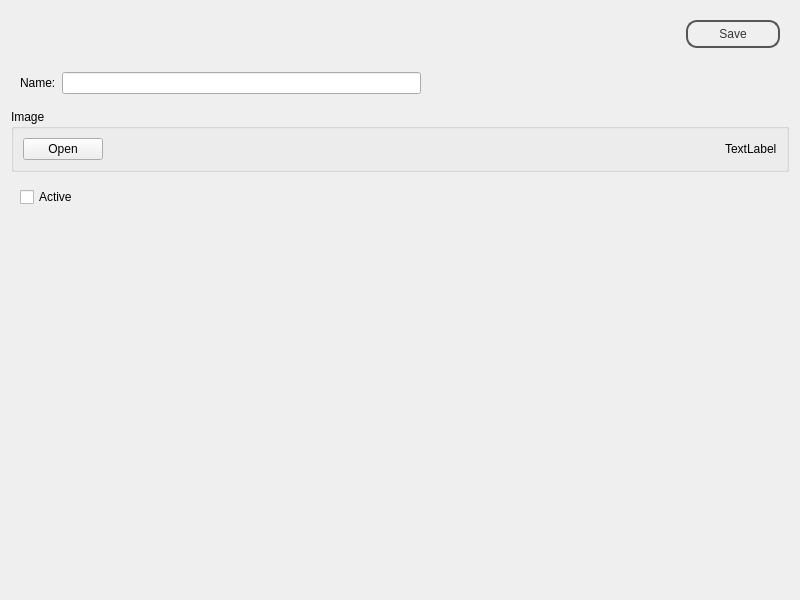
<?xml version="1.0" encoding="UTF-8"?>
<ui version="4.0">
 <class>AdminFamilyView</class>
 <widget class="QWidget" name="AdminFamilyView">
  <property name="geometry">
   <rect>
    <x>0</x>
    <y>0</y>
    <width>800</width>
    <height>600</height>
   </rect>
  </property>
  <property name="windowTitle">
   <string>Form</string>
  </property>
  <property name="styleSheet">
   <string notr="true">#topFrame {
border: none;
background: qlineargradient(x1: 0, y1: 0, x2: 0, y2: 1,
stop: 0 #a6a6a6, stop: 0.08 #7f7f7f,
stop: 0.39999 #717171, stop: 0.4 #626262,
stop: 0.9 #4c4c4c, stop: 1 #333333);
}

#bottomFrame {
border: none;
background: white;
}

#topFrame QPushButton {
color: #333;
border: 2px solid #555;
border-radius: 11px;
padding: 5px;
background: qradialgradient(cx: 0.3, cy: -0.4,
fx: 0.3, fy: -0.4,
radius: 1.35, stop: 0 #fff, stop: 1 #888);
min-width: 80px;
}

#topFrame QPushButton:hover {
background: qradialgradient(cx: 0.3, cy: -0.4,
fx: 0.3, fy: -0.4,
radius: 1.35, stop: 0 #fff, stop: 1 #bbb);
}

#topFrame QPushButton:pressed {
background: qradialgradient(cx: 0.4, cy: -0.1,
fx: 0.4, fy: -0.1,
radius: 1.35, stop: 0 #fff, stop: 1 #ddd);
}
</string>
  </property>
  <layout class="QVBoxLayout" name="verticalLayout">
   <item>
    <widget class="QFrame" name="topFrame">
     <property name="sizePolicy">
      <sizepolicy hsizetype="Preferred" vsizetype="Fixed">
       <horstretch>0</horstretch>
       <verstretch>0</verstretch>
      </sizepolicy>
     </property>
     <property name="frameShape">
      <enum>QFrame::StyledPanel</enum>
     </property>
     <property name="frameShadow">
      <enum>QFrame::Raised</enum>
     </property>
     <layout class="QHBoxLayout" name="horizontalLayout">
      <item>
       <spacer name="horizontalSpacer">
        <property name="orientation">
         <enum>Qt::Horizontal</enum>
        </property>
        <property name="sizeHint" stdset="0">
         <size>
          <width>548</width>
          <height>20</height>
         </size>
        </property>
       </spacer>
      </item>
      <item>
       <widget class="QPushButton" name="savePushButton">
        <property name="text">
         <string>Save</string>
        </property>
       </widget>
      </item>
     </layout>
    </widget>
   </item>
   <item>
    <widget class="QWidget" name="nameFormWidget" native="true">
     <layout class="QHBoxLayout" name="horizontalLayout_3">
      <item>
       <widget class="QLabel" name="nameLabel">
        <property name="text">
         <string>Name:</string>
        </property>
       </widget>
      </item>
      <item>
       <widget class="QLineEdit" name="nameLineEdit"/>
      </item>
      <item>
       <spacer name="horizontalSpacer_2">
        <property name="orientation">
         <enum>Qt::Horizontal</enum>
        </property>
        <property name="sizeHint" stdset="0">
         <size>
          <width>332</width>
          <height>20</height>
         </size>
        </property>
       </spacer>
      </item>
     </layout>
    </widget>
   </item>
   <item>
    <widget class="QGroupBox" name="imageFormGroupBox">
     <property name="title">
      <string>Image</string>
     </property>
     <layout class="QHBoxLayout" name="horizontalLayout_5">
      <item>
       <widget class="QPushButton" name="imagePushButton">
        <property name="text">
         <string>Open</string>
        </property>
       </widget>
      </item>
      <item>
       <spacer name="horizontalSpacer_4">
        <property name="orientation">
         <enum>Qt::Horizontal</enum>
        </property>
        <property name="sizeHint" stdset="0">
         <size>
          <width>40</width>
          <height>20</height>
         </size>
        </property>
       </spacer>
      </item>
      <item>
       <widget class="QLabel" name="imageLabel">
        <property name="text">
         <string>TextLabel</string>
        </property>
       </widget>
      </item>
     </layout>
    </widget>
   </item>
   <item>
    <widget class="QWidget" name="activeWidget" native="true">
     <layout class="QHBoxLayout" name="horizontalLayout_2">
      <item>
       <widget class="QCheckBox" name="activeCheckBox">
        <property name="text">
         <string>Active</string>
        </property>
       </widget>
      </item>
      <item>
       <spacer name="horizontalSpacer_3">
        <property name="orientation">
         <enum>Qt::Horizontal</enum>
        </property>
        <property name="sizeHint" stdset="0">
         <size>
          <width>682</width>
          <height>20</height>
         </size>
        </property>
       </spacer>
      </item>
     </layout>
    </widget>
   </item>
   <item>
    <spacer name="verticalSpacer">
     <property name="orientation">
      <enum>Qt::Vertical</enum>
     </property>
     <property name="sizeHint" stdset="0">
      <size>
       <width>20</width>
       <height>358</height>
      </size>
     </property>
    </spacer>
   </item>
  </layout>
 </widget>
 <resources/>
 <connections/>
</ui>
